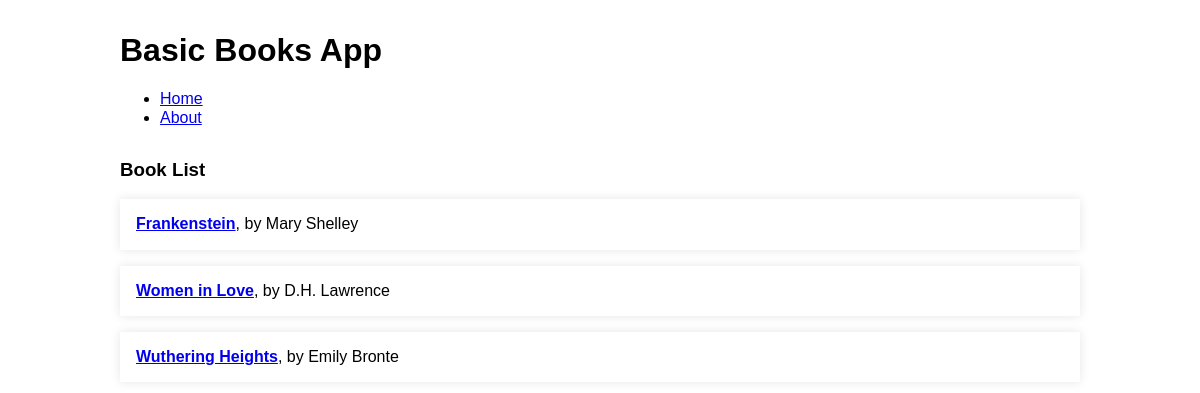
The app's page /, older data.
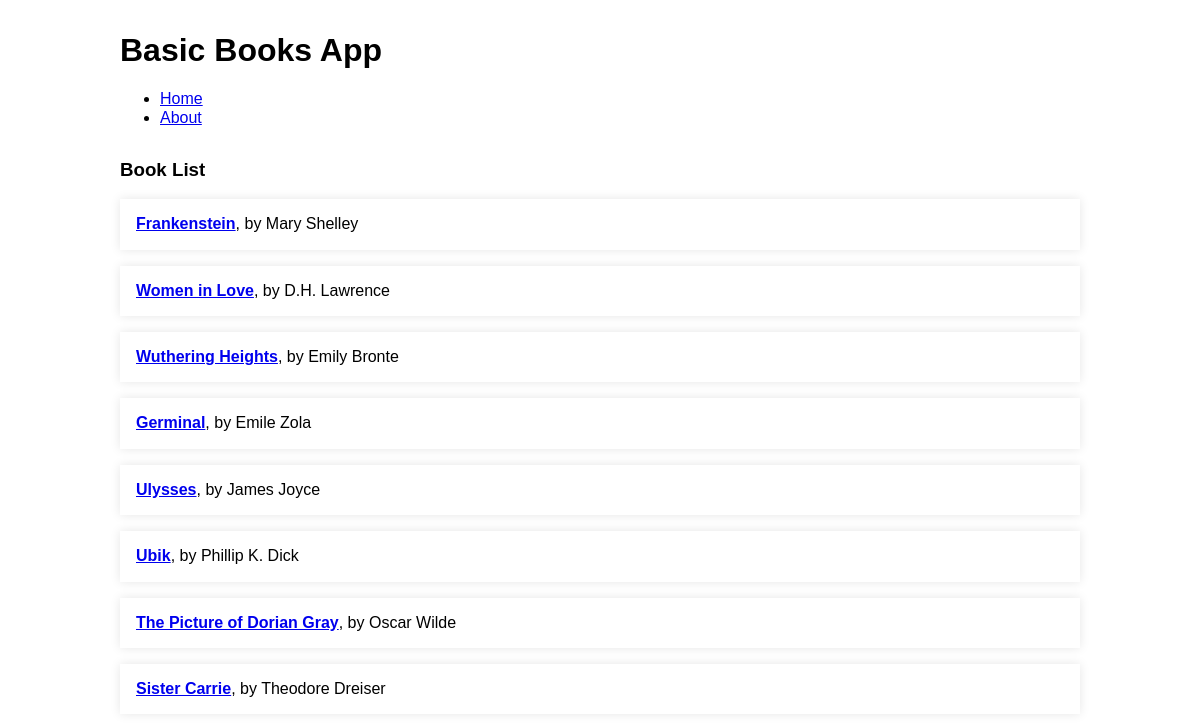
The same page, newer data.
### tables this page shows
CREATE TABLE books (
    id INTEGER PRIMARY KEY AUTOINCREMENT,
    title TEXT NOT NULL,
    author TEXT NOT NULL,
    genre TEXT NOT NULL,
    description TEXT
);

### app.py (the view)
@app.route('/')
def index():
    conn = get_db_connection()
    books = conn.execute('SELECT * FROM books').fetchall()
    conn.close()
    return render_template('index.html', books=books)

### app.py (called while the page is built)
def get_db_connection():
    conn = sqlite3.connect('database.db')
    conn.row_factory = sqlite3.Row
    return conn

### templates/index.html
{% extends 'base.html' %}
{% block content %}
    <div class="content">
        <h3>Book List</h3>
        <div class="list">
        {% for book in books %}
        <div class="list-item">
        <a href="{{ url_for('details', book_id=book['id']) }}"><strong>{{ book['title'] }}</strong></a>, by {{ book['author'] }}
        </div>
        {% endfor %}
        </div>
    </div>
{% endblock %}

### templates/base.html (shortened to what this page needs)
<!DOCTYPE html>
<html lang="en">
<head>
    <link rel="stylesheet" href="https://cdnjs.cloudflare.com/ajax/libs/normalize/8.0.1/normalize.css">
    <link rel="stylesheet" href="https://cdnjs.cloudflare.com/ajax/libs/milligram/1.4.1/milligram.css">
    <link rel="stylesheet" href="{{ url_for('static', filename='css/style.css') }}">
</head>
<body>
    <header>
        <div class="container">
            <h1>Basic Books App</h1>
            <nav>
                <ul>
                    <li><a href="/">Home</a></li>
                    <li><a href="/about">About</a></li>
                </ul>
            </nav>
        </div>
    </header>
    <div class="container">
    {% block content %} {% endblock %}
    </div>
</body>
</html>

### static/css/style.css (style rules this page uses)
body { font-family: Helvetica, sans-serif; margin: 0; padding: 0; }
.container { max-width: 960px; margin: 2em auto; }
.list-item { padding: 1em; margin: 1em 0; box-shadow: 0 0 10px rgba(0, 0, 0, 0.1); }

Row changes from the older to the newer data that the page shows:
added books: title "Germinal", author "Emile Zola"
added books: title "Ulysses", author "James Joyce"
added books: title "Ubik", author "Phillip K. Dick"
added books: title "The Picture of Dorian Gray", author "Oscar Wilde"
added books: title "Sister Carrie", author "Theodore Dreiser"
